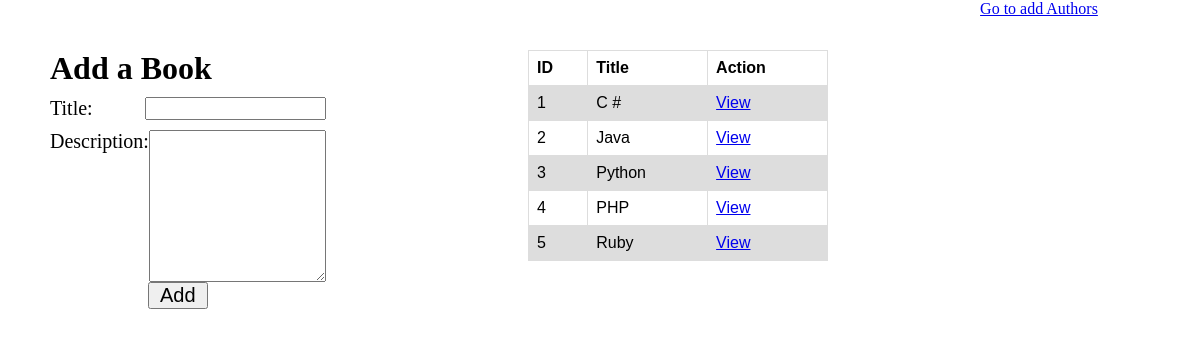
Before: / with the older database file.
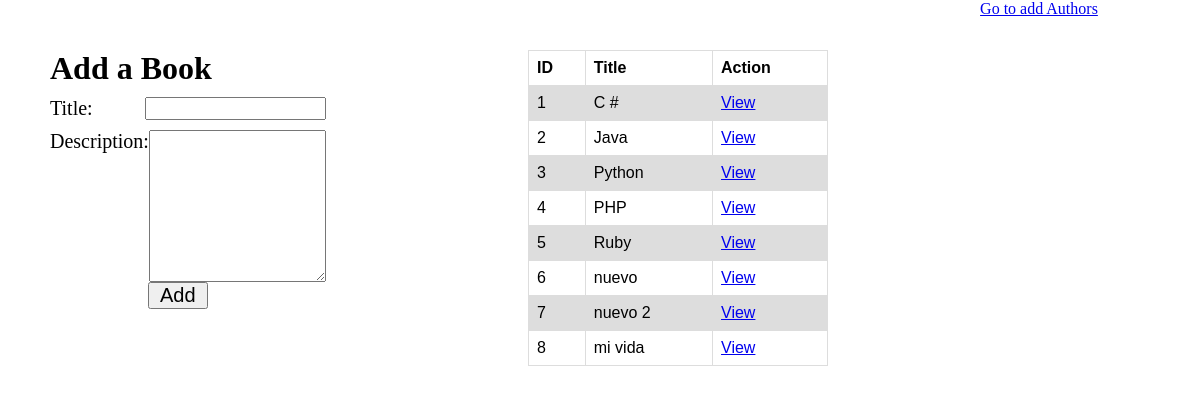
After: the same page with the newer database file.
### books_authors_app/models.py (models this page shows)
class book(models.Model):
    title = models.CharField(max_length=255)
    desc = models.TextField()
    created_at = models.DateTimeField(auto_now_add=True)
    updated_at = models.DateTimeField(auto_now=True)

### books_authors_app/views.py (the view, shortened to what this page needs)
# urls.py: path('', views.index),
def index(request):
    if request.method == "GET":
        datos = {
            'books': models.book.objects.all(),
        }
        return render(request, "index.html", datos)

### books_authors_app/templates/index.html (shortened to what this page needs)
<!DOCTYPE html>
<html lang="en">
  <head>
    {% load static %}
    <link rel="stylesheet" href="{% static 'css/style.css'%}" />
  </head>
  <body>
    <div class="form">
      <form action="" method="post">
        <h1>Add a Book</h1>
        <div class="flex">
          <label for="titulo">Title:</label>
          <input type="text" name="titulo" />
        </div>
        <div class="flex">
          <label for="descripcion">Description:</label>
          <textarea
            type="text"
            name="descripcion"
            rows="10"
            cols="20"
          ></textarea>
        </div>
        <button type="submit">Add</button>
      </form>
    </div>
    <div class="box">
      <table>
        <tr>
          <th>ID</th>
          <th>Title</th>
          <th>Action</th>
        </tr>
        {% for book in books.all %}
        <tr>
          <td>{{ book.id }}</td>
          <td>{{ book.title }}</td>
          <td><a href="/books/{{ book.id }}">View</a>
        </tr>
        {% endfor %}
      </table>
    </div>
    <a href="/author">Go to add Authors</a>
  </body>
</html>

### books_authors_app/static/css/style.css (style rules this page uses)
* { padding: 0; margin: 0; }
body { display: flex; justify-content: space-between; }
.form { margin: 50px; display: flex; justify-content: space-between; }
.flex { display: flex; justify-content: space-between; font-size: 20px; margin-top: 10px; }
button { margin-left: 98px; padding: 0 10px 0 10px; font-size: 20px; }
.box { width: 300px; margin: 50px; }
table { font-family: arial, sans-serif; border-collapse: collapse; width: 100%; }
td, th { border: 1px solid #dddddd; text-align: left; padding: 8px; }
tr:nth-child(even) { background-color: #dddddd; }

Changed rows visible on the page:
added book: id "6", title "nuevo"
added book: id "7", title "nuevo 2"
added book: id "8", title "mi vida"
